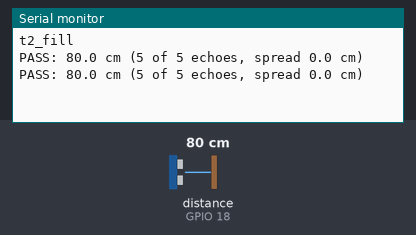
A sketch run on a simulated ESP32. Shown: the last lines printed to the serial monitor. Wiring (inferred from the names in the program): ultrasonic range finder: trigger GPIO 19; echo GPIO 18. Inputs (shaded band) come from the test bench; at power-on: distance to the obstacle (sensor on GPIO 18) 80 cm. The echo pulse lasts 58.3 µs per cm.

Above: at 1.2 s.
1.3 s: distance to the obstacle (sensor on GPIO 18) set to 2 cm
At 1.8 s:
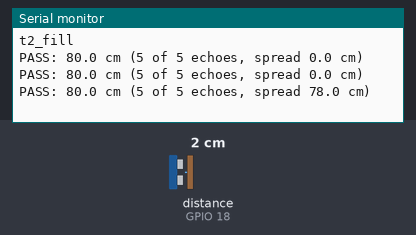
2.8 s: distance to the obstacle (sensor on GPIO 18) set to 4 cm
At 3.3 s:
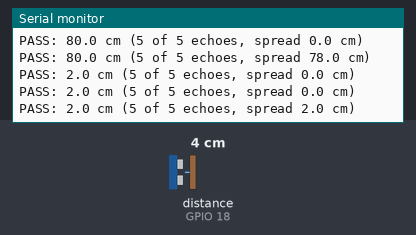
Timing chart, 0 to 5.8 s (numbered marks = the images above; inputs shaded):
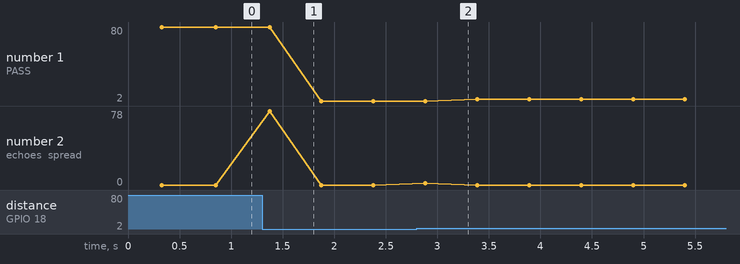

Measured:
- after the input at 1.3 s, the serial monitor: prints a new line after 0.07 s (image 1)
- after the input at 2.8 s, the serial monitor: prints a new line after 0.08 s (image 2)
- plotted number 1: 2 → 4 after the input at 2.8 s

The sketch:

t2_fill.ino
```cpp
// Stage 2 (WIRING.md): HC-SR04 #1, fill level. Serial Monitor at 115200.
// Hold a book at 10, 20 and 30 cm: each must read within 1 cm.
#define PIN_TRIG 19
#define PIN_ECHO 18

float once() {
  digitalWrite(PIN_TRIG, LOW);  delayMicroseconds(2);
  digitalWrite(PIN_TRIG, HIGH); delayMicroseconds(10);
  digitalWrite(PIN_TRIG, LOW);
  unsigned long us = pulseIn(PIN_ECHO, HIGH, 25000UL);
  float cm = us * 0.0343f / 2;
  return (us == 0 || cm < 2 || cm > 400) ? NAN : cm;
}

void setup() {
  Serial.begin(115200);
  pinMode(PIN_TRIG, OUTPUT);
  pinMode(PIN_ECHO, INPUT);
  Serial.println("\nt2_fill");
}

void loop() {
  float v[5];
  int n = 0;
  for (int i = 0; i < 5; i++) {
    float d = once();
    if (!isnan(d)) v[n++] = d;
    delay(60);
  }
  for (int i = 1; i < n; i++) {                 // small insertion sort
    float x = v[i];
    int j = i - 1;
    while (j >= 0 && v[j] > x) { v[j + 1] = v[j]; j--; }
    v[j + 1] = x;
  }
  if (n >= 3) Serial.printf("PASS: %.1f cm (%d of 5 echoes, spread %.1f cm)\n", v[n / 2], n, v[n - 1] - v[0]);
  else        Serial.printf("FAIL: %d of 5 echoes. Check VCC on 5 V, TRIG/ECHO, and R3/R4\n", n);
  delay(200);
}
```
